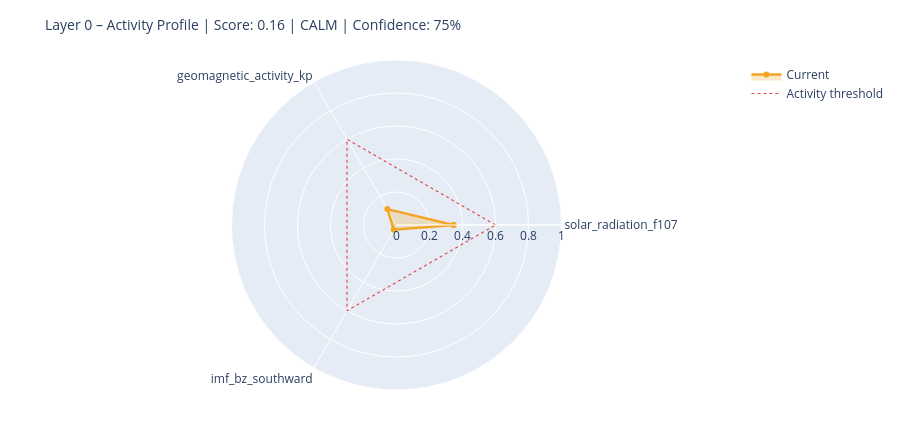

Notebook code cell kept with this figure:
### Markdown cell above
---
## 6. State Assessment & Handoff to Layer 1

### Code cell
# ============================================================
# STEP 1 – Collect raw values with source modes
# Mode: 'primary' | 'fallback_3h' | 'last_valid' | 'missing'
# ============================================================

def safe_last(df, col):
    if df is None or col not in df.columns: return None
    s = df[col].dropna()
    return float(s.iloc[-1]) if not s.empty else None

f107_now = safe_last(df_f107, 'f10.7')
bz_now   = safe_last(df_mag,  'bz_gsm')
kp_now   = safe_last(df_kp,   'kp')
sw_now   = safe_last(df_sw,   'speed')

source_modes = {
    'F10.7':    'primary'  if f107_now is not None else 'missing',
    'Kp':       'primary'  if kp_now   is not None else 'missing',
    'IMF_Bz':   'primary'  if bz_now   is not None else 'missing',
    'SW_speed': 'primary'  if sw_now   is not None else 'missing',
}

# Kp Fallback – 3h endpoint
if kp_now is None:
    try:
        r = requests.get(
            'https://services.swpc.noaa.gov/json/noaa-planetary-k-index.json',
            timeout=10)
        r.raise_for_status()
        fb = pd.DataFrame(r.json())
        tc = next((c for c in fb.columns if 'time' in c.lower()), fb.columns[0])
        kc = next((c for c in fb.columns if 'kp' in c.lower() and c != tc), None)
        if kc:
            fb[kc] = fb[kc].astype(str).str.extract(r'([0-9]+(?:\.[0-9]*)?)')[0]
            fb[kc] = pd.to_numeric(fb[kc], errors='coerce')
            fb = fb[fb[kc] >= 0].dropna(subset=[kc])
            if not fb.empty:
                kp_now = float(fb[kc].iloc[-1])
                source_modes['Kp'] = 'fallback_3h'
                print(f'  Kp fallback (3h): {kp_now:.1f}')
    except Exception as e:
        print(f'  Kp fallback failed: {e}')

# Solar Wind Fallback – last valid value
if sw_now is None and df_sw is not None and 'speed' in df_sw.columns:
    s = df_sw['speed'].dropna()
    if not s.empty:
        sw_now = float(s.iloc[-1])
        source_modes['SW_speed'] = 'last_valid'
        print(f'  SW fallback (last_valid): {sw_now:.0f} km/s')

print()
print('Source modes:', source_modes)

# ============================================================
# STEP 2 – Score from available components only
# ============================================================

def norm(v, lo, hi):
    if v is None: return None
    return max(0.0, min(1.0, (v - lo) / (hi - lo)))

COMPONENTS = {
    'solar_radiation_f107':    (f107_now, norm(f107_now, 60, 250)),
    'geomagnetic_activity_kp': (kp_now,   norm(kp_now,   0,   9)),
    'imf_bz_southward':        (bz_now,   norm(-(bz_now or 0) if bz_now else None, -5, 30)
                                           if bz_now is not None else None),
    'solar_wind_speed':        (sw_now,   norm(sw_now, 300, 800)),
}

available   = {k: v[1] for k, v in COMPONENTS.items() if v[1] is not None}
unavailable = [k for k, v in COMPONENTS.items() if v[1] is None]

layer0_score = round(sum(available.values()) / len(available), 4) if available else None
confidence   = round(len(available) / len(COMPONENTS), 2)

level = ('unknown'  if layer0_score is None
         else 'calm'     if layer0_score < 0.3
         else 'moderate' if layer0_score < 0.6
         else 'active')

# ============================================================
# STEP 3 – Dominant Driver
# ============================================================

def dominant_driver(kp, f107, bz, sw):
    candidates = []
    if kp   is not None and kp   >= 4:   candidates.append(('geomagnetic',    kp / 9))
    if sw   is not None and sw   >= 500:  candidates.append(('solar_wind',     sw / 800))
    if bz   is not None and bz   <= -5:   candidates.append(('imf_southward',  abs(bz) / 30))
    if f107 is not None and f107 >= 150:  candidates.append(('solar_radiation',f107 / 250))
    return max(candidates, key=lambda x: x[1])[0] if candidates else 'none'

driver = dominant_driver(kp_now, f107_now, bz_now, sw_now)

# ============================================================
# STEP 4 – Downstream expectations
# ============================================================

def downstream_expectation(driver, score, kp, bz, f107):
    exp = {
        'magnetosphere':        'calm',
        'ionosphere':           'calm',
        'schumann_resonance':   'unchanged',
        'lithosphere_currents': 'low',
    }
    if driver == 'geomagnetic' or (kp and kp >= 5):
        exp['magnetosphere']        = 'compressed / storm'
        exp['ionosphere']           = 'elevated disturbance (TEC variability)'
        exp['schumann_resonance']   = 'elevated amplitude possible'
        exp['lithosphere_currents'] = 'elevated induction currents'
    elif driver == 'imf_southward' or (bz and bz <= -5):
        exp['magnetosphere']        = 'energy coupling active'
        exp['ionosphere']           = 'elevated electron density possible'
        exp['schumann_resonance']   = 'slight modulation possible'
    elif driver == 'solar_radiation' or (f107 and f107 >= 150):
        exp['ionosphere']           = 'elevated ionization (F-layer)'
        exp['schumann_resonance']   = 'slightly elevated background activity'
    return exp

downstream = downstream_expectation(driver, layer0_score, kp_now, bz_now, f107_now)

# ============================================================
# CONSOLE OUTPUT
# ============================================================

W = 58
print('=' * W)
print('LAYER 0 – STATE ASSESSMENT')
print('=' * W)
for name, (raw_v, score_v) in COMPONENTS.items():
    if score_v is not None:
        bar = '█' * int(score_v * 20) + '░' * (20 - int(score_v * 20))
        print(f'  {name:<35}  {bar}  {score_v:.2f}')
    else:
        print(f'  {name:<35}  {"─" * 20}  n/a')
print('-' * W)
print(f'  Score ({len(available)}/{len(COMPONENTS)} components):  {layer0_score:.3f}')
print(f'  Confidence:         {confidence:.0%}')
print(f'  Level:              {level.upper()}')
print(f'  Dominant Driver:    {driver}')

# Radar chart
cats = list(available.keys())
vals = list(available.values())
if len(cats) >= 3:
    fig = go.Figure()
    fig.add_trace(go.Scatterpolar(
        r=vals + [vals[0]], theta=cats + [cats[0]],
        fill='toself', fillcolor='rgba(242,166,35,0.25)',
        line=dict(color='#F2A623', width=2.5), name='Current'
    ))
    fig.add_trace(go.Scatterpolar(
        r=[0.6] * (len(cats) + 1), theta=cats + [cats[0]],
        line=dict(color='#E24B4A', dash='dot', width=1.2),
        mode='lines', name='Activity threshold'
    ))
    fig.update_layout(
        title=dict(text=f'Layer 0 – Activity Profile | Score: {layer0_score:.2f} | {level.upper()} | Confidence: {confidence:.0%}',
                   font=dict(size=14)),
        polar=dict(radialaxis=dict(visible=True, range=[0, 1])),
        height=430, showlegend=True,
        margin=dict(l=60, r=60, t=60, b=40)
    )
    fig.show()

### Figure 1 — Plotly figure (JSON) as saved in the notebook; plotly's stock layout.template omitted (floating-point values rounded to 4 significant figures)
{"data": [{"fill": "toself", "fillcolor": "rgba(242,166,35,0.25)", "line": {"color": "#F2A623", "width": 2.5}, "name": "Current", "r": [0.3457, 0.1111, 0.03257, 0.3457], "theta": ["solar_radiation_f107", "geomagnetic_activity_kp", "imf_bz_southward", "solar_radiation_f107"], "type": "scatterpolar"}, {"line": {"color": "#E24B4A", "dash": "dot", "width": 1.2}, "mode": "lines", "name": "Activity threshold", "r": [0.6, 0.6, 0.6, 0.6], "theta": ["solar_radiation_f107", "geomagnetic_activity_kp", "imf_bz_southward", "solar_radiation_f107"], "type": "scatterpolar"}], "layout": {"height": 430, "margin": {"b": 40, "l": 60, "r": 60, "t": 60}, "polar": {"radialaxis": {"range": [0, 1], "visible": true}}, "showlegend": true, "title": {"font": {"size": 14}, "text": "Layer 0 – Activity Profile | Score: 0.16 | CALM | Confidence: 75%"}}}
